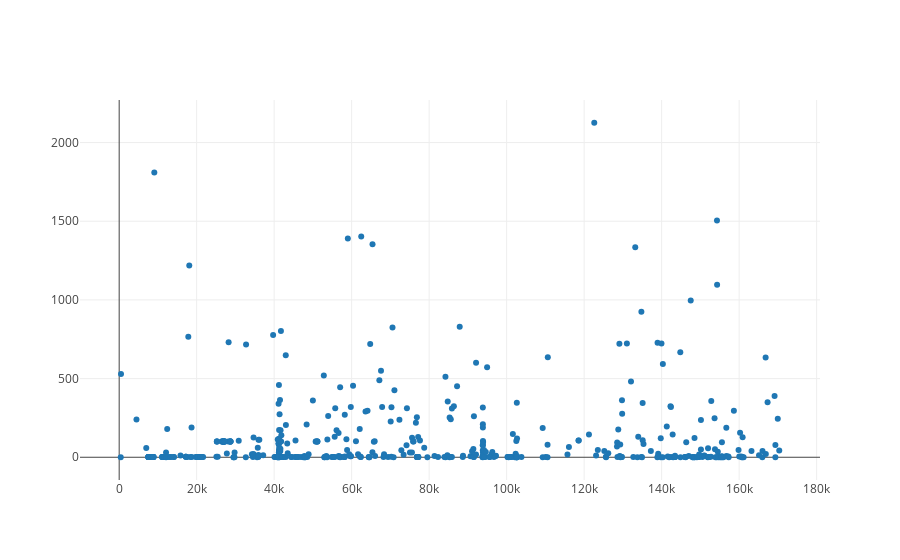

The code cell stored with this chart in its notebook:
### Code cell
plotly.offline.iplot({
    "data": data
})

### Figure 1 — Plotly figure (JSON) as saved in the notebook; plotly's stock layout.template omitted (floating-point values rounded to 4 significant figures; data arrays with more than 128 entries replaced by an {"elided": "..."} marker saying what was removed)
{"data": [{"mode": "markers", "type": "scatter", "uid": "422d4429-d058-4cb8-9d45-2396f156f17c", "x": {"elided": "473 int values"}, "y": {"elided": "473 float values"}}], "layout": {}}
